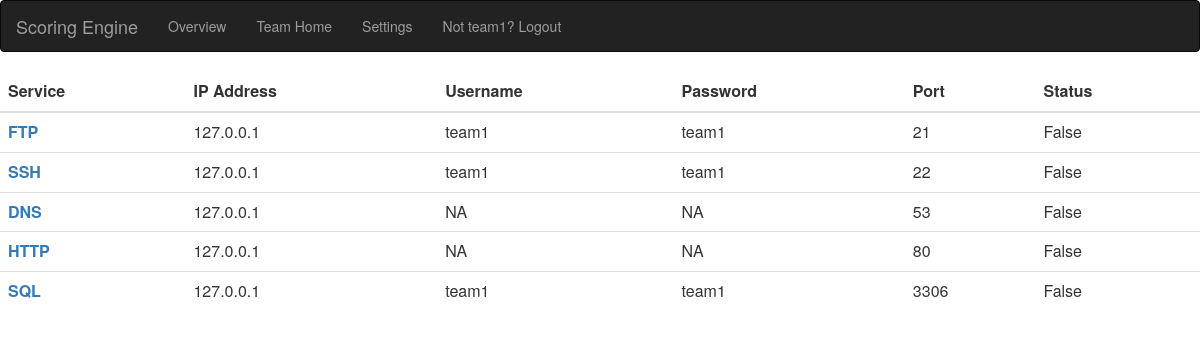
/researchapp/teamhome (signed in), run on the app's committed database.
### researchapp/models.py (models this page shows)
class Service(models.Model):
	teamnumber = models.CharField(max_length=15)
	servicename = models.CharField(max_length=15)
	ip_address = models.CharField(max_length=15)
	username = models.CharField(max_length=50)
	password = models.CharField(max_length=50)
	port = models.IntegerField()
	status = models.BooleanField()
	class Meta:
		db_table = "service"

### researchapp/views.py (the view)
def teamhome(request):
	services = Service.objects.filter(teamnumber=request.session['username'])
	return render(request, 'teamhome.html', {"login_username" : request.session['username'], "service_list" : services})

### templates/teamhome.html (shortened to what this page needs)
{% extends "base.html" %}
{% block navbar_elements %}
<li><a href="#">Overview</a></li>
<li><a href="teamhome">Team Home</a></li>
<li><a href="settings">Settings</a></li>
{% endblock %}
{% block navbar_right %}
<li><a href="logout">Not {{ login_username }}? Logout</a></li>
{% endblock %}
{% block content %}
<table class="table">
  <thead>
    <tr>
      <th>Service</th>
      <th>IP Address</th>
      <th>Username</th>
      <th>Password</th>
      <th>Port</th>
      <th>Status</th>
    </tr>
  </thead>
  <tbody>
	 {% for service in service_list %}
	 <tr>
	  <th scope="row"><a href="{{ service.servicename }}In">{{ service.servicename|upper }}</a></th>
      <td>{{ service.ip_address }}</td>
      <td>{{ service.username }}</td>
      <td>{{ service.password }}</td>
      <td>{{ service.port }}</td>
      <td>{{ service.status }}</td>
    </tr>
    {% endfor %}
  </tbody>
</table>
{% endblock %}

### templates/base.html (shortened to what this page needs)
<html>
	<head>
	<link rel="stylesheet" href="https://maxcdn.bootstrapcdn.com/bootstrap/3.3.7/css/bootstrap.min.css"
>
	</head>
	<body>
	   <nav class="navbar navbar-inverse">
		  <div class="container-fluid">
			<div class="navbar-header">
			  <a class="navbar-brand" href="#">Scoring Engine</a>
			</div>
			<ul class="nav navbar-nav">
			  {% block navbar_elements %}{% endblock %}
			  {% block navbar_right %}
			  {% endblock %}
			</ul>
		  </div>
		</nav>
		{% block content %}
		{% endblock %}
   </body>
</html>

### data on the page
Service: servicename "FTP", ip_address "127.0.0.1", username "team1", password "team1", port "21", status "False"
Service: servicename "SSH", ip_address "127.0.0.1", username "team1", password "team1", port "22", status "False"
Service: servicename "DNS", ip_address "127.0.0.1", username "NA", password "NA", port "53", status "False"
Service: servicename "HTTP", ip_address "127.0.0.1", username "NA", password "NA", port "80", status "False"
Service: servicename "SQL", ip_address "127.0.0.1", username "team1", password "team1", port "3306", status "False"

### other printed values
{{ login_username }} "team1"
